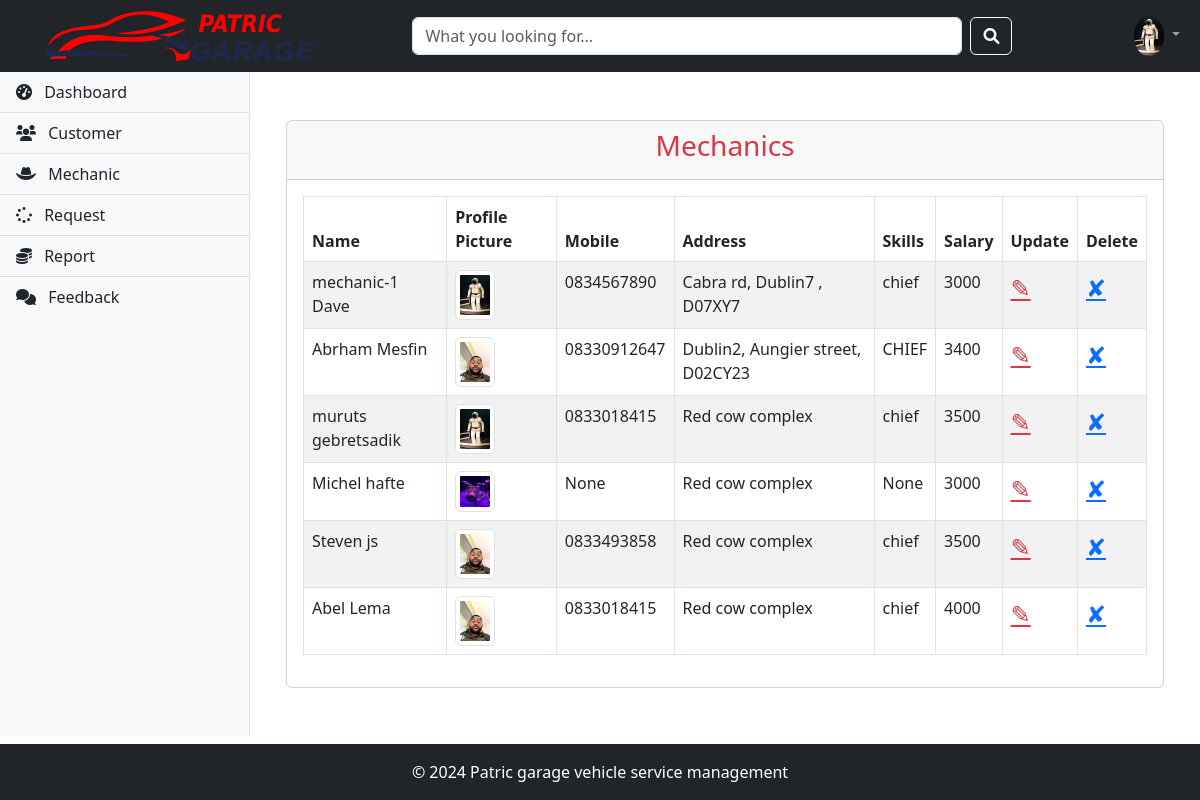
The app's page /admin-view-mechanic (signed in) with its own data.
### vehicle/models.py (models this page shows, shortened)
class Mechanic(models.Model):
    user = models.OneToOneField(User, on_delete=models.CASCADE)
    address = models.CharField(max_length=500)
    mobile = models.CharField(max_length=20)
    skill = models.CharField(max_length=500)
    salary = models.PositiveIntegerField(null=True, blank=True)
    status = models.BooleanField(default=False)
    profile_pic = models.ImageField(upload_to='profile_pic/MechanicProfilePic/', null=True, blank=True)

### vehicle/views.py (the view)
# urls.py: path('admin-view-mechanic',views.admin_view_mechanic_view,name='admin-view-mechanic'),
@login_required(login_url='adminlogin')
def admin_view_mechanic_view(request):
    mechanics=models.Mechanic.objects.all()
    return render(request,'vehicle/admin_view_mechanic.html',{'mechanics':mechanics})

### vehicle/templates/vehicle/admin_view_mechanic.html
{% extends 'vehicle/adminbase.html' %}
{% load static %}
{% block content %}
<div class="container my-4">
    <div class="row">
        <div class="col-12">
            <div class="card">
                <div class="card-header">
                    <h3 class="text-danger text-center">Mechanics</h3>
                </div>
                <div class="card-body">
                    <table class="table table-striped table-bordered">
                        <thead>
                            <tr>
                                <th>Name</th>
                                <th>Profile Picture</th>
                                <th>Mobile</th>
                                <th>Address</th>
                                <th>Skills</th>
                                <th>Salary</th>
                                <th>Update</th>
                                <th>Delete</th>
                            </tr>
                        </thead>
                        <tbody>
                            {% for mechanic in mechanics %}
                            <tr>
                                <td>
                                    {{ mechanic.user.first_name }} {{ mechanic.user.last_name }}
                                </td>
                                <td>
                                    {% if mechanic.profile_pic %}
                                        <img src="{{ mechanic.profile_pic.url }}" alt="Profile Pic" class="img-thumbnail" height="40" width="40">
                                    {% else %}
                                        <img src="{% static 'default_profile_pic.png' %}" alt="Default Profile Pic" class="img-thumbnail" height="40" width="40">
                                    {% endif %}
                                </td>
                                <td>{{ mechanic.mobile }}</td>
                                <td>{{ mechanic.address }}</td>
                                <td>{{ mechanic.skill }}</td>
                                <td>{{ mechanic.salary }}</td>
                                <td>
                                    <a href="{% url 'update-mechanic' mechanic.id %}" class="text-danger fs-4" title="Update">&#9998;</a>
                                </td>
                                <td> <a href="{% url 'delete-mechanic' mechanic.id %}" class="text-primary fs-4" title="Delete">&#10008;</a>
                                </td>
                            </tr>
                            {% empty %}
                            <tr>
                                <td colspan="8" class="text-center">No mechanics available.</td>
                            </tr>
                            {% endfor %}
                        </tbody>
                    </table>
                </div>
            </div>
        </div>
    </div>
</div>
{% endblock content %}

### records on screen
Mechanic: user.first_name "mechanic-1", user.last_name "Dave", profile_pic (placeholder picture), mobile "0834567890", address "Cabra rd, Dublin7 , D07XY7", skill "chief", salary "3000"
Mechanic: user.first_name "Abrham", user.last_name "Mesfin", profile_pic (picture), mobile "08330912647", address "Dublin2, Aungier street, D02CY23", skill "CHIEF", salary "3400"
Mechanic: user.first_name "muruts", user.last_name "gebretsadik", profile_pic (placeholder picture), mobile "0833018415", address "Red cow complex", skill "chief", salary "3500"
Mechanic: user.first_name "Michel", user.last_name "hafte", profile_pic (picture), mobile "None", address "Red cow complex", skill "None", salary "3000"
Mechanic: user.first_name "Steven", user.last_name "js", profile_pic (picture), mobile "0833493858", address "Red cow complex", skill "chief", salary "3500"
Mechanic: user.first_name "Abel", user.last_name "Lema", profile_pic (picture), mobile "0833018415", address "Red cow complex", skill "chief", salary "4000"
